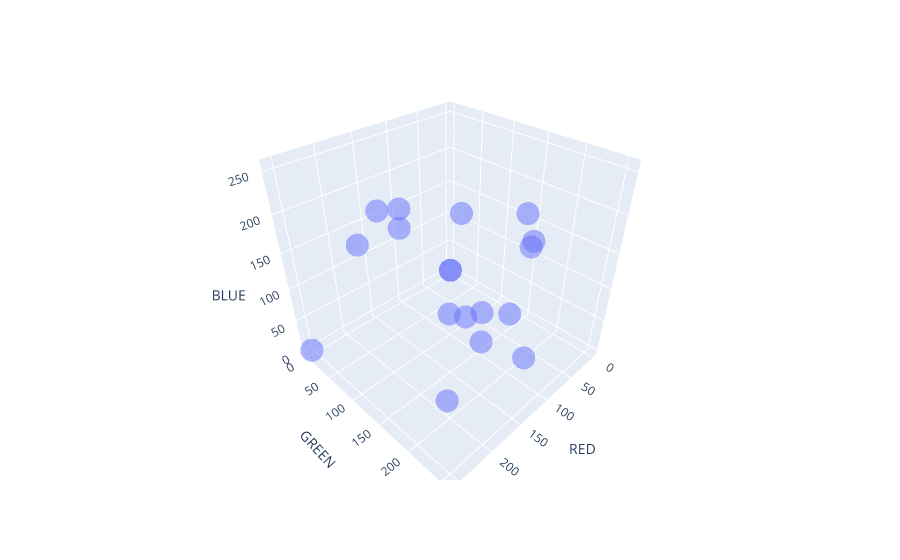

This figure's notebook cell:
### Code cell
import plotly.express as px

px.scatter_3d(df, x = 'RED', y = 'GREEN', z = 'BLUE', opacity = 0.5)

### Figure 1 — Plotly figure (JSON) as saved in the notebook; plotly's stock layout.template omitted (floating-point values rounded to 4 significant figures)
{"data": [{"hovertemplate": "RED=%{x}<br>GREEN=%{y}<br>BLUE=%{z}<extra></extra>", "legendgroup": "", "marker": {"color": "#636efa", "opacity": 0.5, "symbol": "circle"}, "mode": "markers", "name": "", "scene": "scene", "showlegend": false, "type": "scatter3d", "x": [0, 255, 88, 53, 177, 73, 76, 32, 156, 213, 215, 223, 123, 81, 4, 206, 149, 255], "y": [0, 255, 215, 115, 221, 92, 200, 147, 34, 146, 234, 88, 34, 195, 154, 201, 147, 0], "z": [0, 255, 20, 12, 110, 167, 169, 16, 180, 227, 174, 187, 170, 210, 124, 28, 86, 0]}], "layout": {"legend": {"tracegroupgap": 0}, "margin": {"t": 60}, "scene": {"domain": {"x": [0, 1], "y": [0, 1]}, "xaxis": {"title": {"text": "RED"}}, "yaxis": {"title": {"text": "GREEN"}}, "zaxis": {"title": {"text": "BLUE"}}}}}
